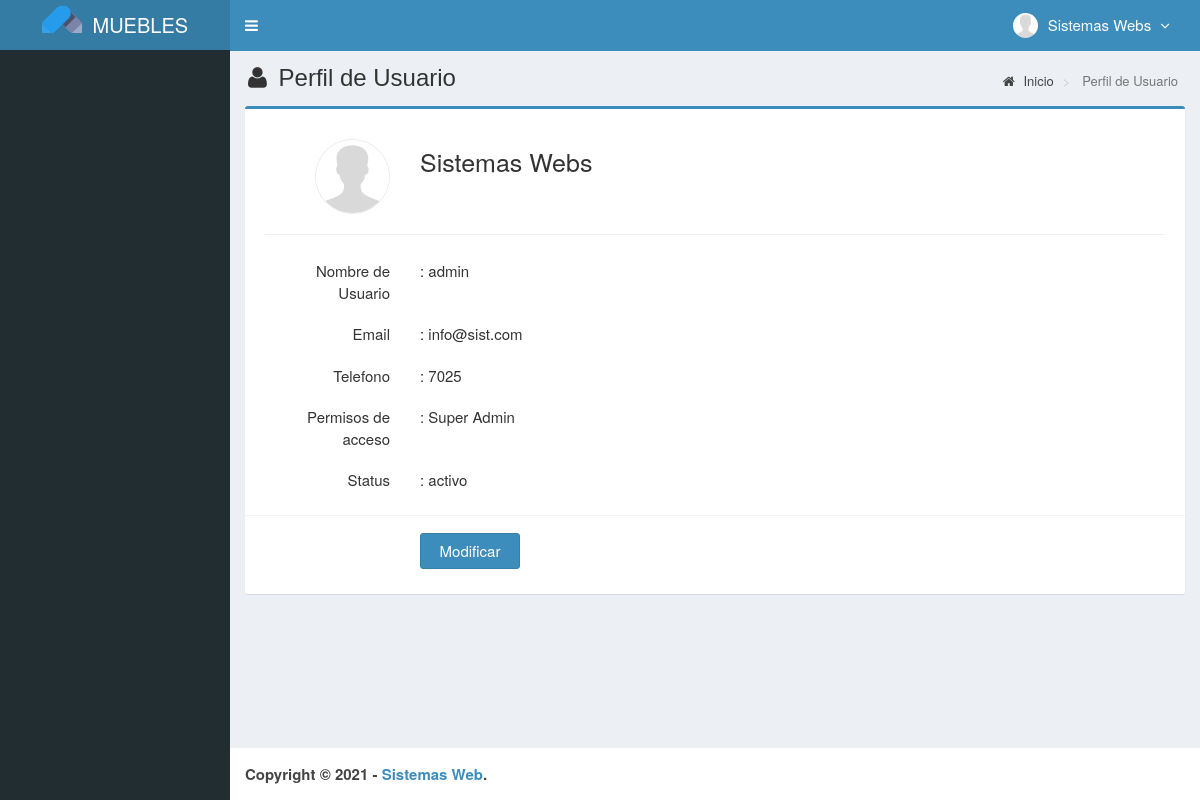
The app's page /main.php?module=profile (signed in), older data.
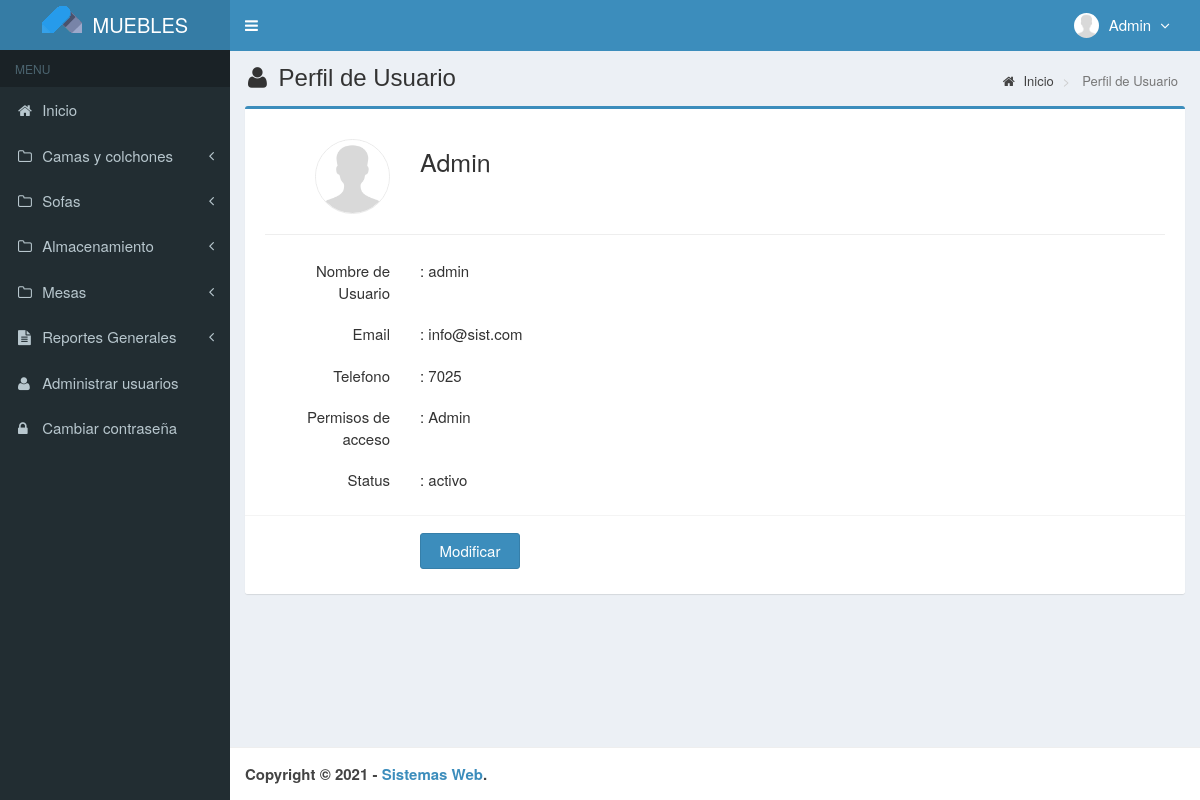
The same page, newer data.
### tables this page shows
CREATE TABLE `usuarios` (
  `id_user` int(3) NOT NULL,
  `username` varchar(50) NOT NULL,
  `name_user` varchar(50) NOT NULL,
  `password` varchar(50) NOT NULL,
  `email` varchar(50) DEFAULT NULL,
  `telefono` varchar(13) DEFAULT NULL,
  `foto` varchar(100) DEFAULT NULL,
  `permisos_acceso` enum('Admin','Empleado') NOT NULL,
  `status` enum('activo','bloqueado') NOT NULL DEFAULT 'activo',
  `created_at` timestamp NOT NULL DEFAULT current_timestamp(),
  `updated_at` timestamp NOT NULL DEFAULT current_timestamp() ON UPDATE current_timestamp()
);

### modules/profile/view.php (the view, shortened to what the changed rows need)
<?php
if (isset($_SESSION['id_user'])) {
  $query = mysqli_query($mysqli, "SELECT * FROM usuarios WHERE id_user='$_SESSION[id_user]'")
                                  or die('error: '.mysqli_error($mysqli));
  $data  = mysqli_fetch_assoc($query);
}
?>
<section class="content-header">
  <h1>
    <i class="fa fa-user icon-title"></i> Perfil de Usuario
  </h1>
  <ol class="breadcrumb">
    <li><a href="?module=start"><i class="fa fa-home"></i> Inicio</a></li>
    <li class="active"> Perfil de Usuario</li>
  </ol>
</section>
<section class="content">
  <div class="row">
    <div class="col-md-12">
      <div class="box box-primary">
        <form role="form" class="form-horizontal" method="POST" action="?module=form_profile" enctype="multipart/form-data">
          <div class="box-body">
            <div class="form-group">
              <label class="col-sm-2 control-label">
              <?php
              if ($data['foto']=="") { ?>
                <img style="border:1px solid #eaeaea;border-radius:50px;" src="images/user/user-default.png" width="75">
              <?php
              }
              else { ?>
                <img style="border:1px solid #eaeaea;border-radius:50px;" src="images/user/<?php echo $data['foto']; ?>" width="75">
              <?php
              }
              ?>
              </label>
              <label style="font-size:25px;margin-top:10px;" class="col-sm-8"><?php echo $data['name_user']; ?></label>
            </div>
            <hr>
            <div class="form-group">
              <label class="col-sm-2 control-label">Nombre de Usuario</label>
              <label style="text-align:left" class="col-sm-8 control-label">: <?php echo $data['username']; ?></label>
            </div>
            <div class="form-group">
              <label class="col-sm-2 control-label">Email</label>
              <label style="text-align:left" class="col-sm-8 control-label">: <?php echo $data['email']; ?></label>
            </div>
            <div class="form-group">
              <label class="col-sm-2 control-label">Telefono</label>
              <label style="text-align:left" class="col-sm-8 control-label">: <?php echo $data['telefono']; ?></label>
            </div>
            <div class="form-group">
              <label class="col-sm-2 control-label">Permisos de acceso</label>
              <label style="text-align:left" class="col-sm-8 control-label">: <?php echo $data['permisos_acceso']; ?></label>
            </div>
            <div class="form-group">
              <label class="col-sm-2 control-label">Status</label>
              <label style="text-align:left" class="col-sm-8 control-label">: <?php echo $data['status']; ?></label>
            </div>
          </div>
          <div class="box-footer">
            <div class="form-group">
              <div class="col-sm-offset-2 col-sm-10">
                <input type="submit" class="btn btn-primary btn-submit" name="Modificar" value="Modificar">
              </div>
            </div>
          </div>
        </form>
      </div>
    </div>
  </div>
</section><!-- /.content

### main.php (shortened to what the changed rows need)
<!DOCTYPE html>
<html>
  <head>
    <link href="assets/css/bootstrap.min.css" rel="stylesheet" type="text/css" />
    <link href="assets/plugins/font-awesome-4.6.3/css/font-awesome.min.css" rel="stylesheet" type="text/css" />
    <link href="assets/plugins/datatables/dataTables.bootstrap.css" rel="stylesheet" type="text/css" />
    <link href="assets/plugins/datepicker/datepicker.min.css" rel="stylesheet" type="text/css" />
    <link rel="stylesheet" type="text/css" href="assets/plugins/chosen/css/chosen.min.css" />
    <link href="assets/css/AdminLTE.min.css" rel="stylesheet" type="text/css" />
    <link href="assets/css/skins/skin-blue.min.css" rel="stylesheet" type="text/css" />
    <link href="assets/plugins/datepicker/datepicker3.css" rel="stylesheet" type="text/css" />
    <link href="assets/css/style.css" rel="stylesheet" type="text/css" />
  </head>
  <body class="skin-blue fixed">
    <div class="wrapper">
      <header class="main-header">
        <a href="?module=beranda" class="logo">
        </a>
        <nav class="navbar navbar-static-top" role="navigation">
          <div class="navbar-custom-menu">
            <ul class="nav navbar-nav">
              <?php include "top-menu.php" ?>
            </ul>
          </div>
        </nav>
      </header>
      <aside class="main-sidebar">
        <section class="sidebar">
            <?php include "sidebar-menu.php" ?>
        </section>
      </aside>
      <div class="content-wrapper">
        <?php include "content.php" ?>
      </div>
      <footer class="main-footer">
        <strong>Copyright &copy; <?php echo date('Y');?> - <a href="http://obedalvarado.pw/" target="_blank">Sistemas Web</a>.</strong>
      </footer>
    </div>
  </body>
</html>

### top-menu.php (shortened to what the changed rows need)
<?php
require_once "config/database.php";
$query = mysqli_query($mysqli, "SELECT id_user, name_user, foto, permisos_acceso FROM usuarios WHERE id_user='$_SESSION[id_user]'")
                                or die('error: '.mysqli_error($mysqli));
$data = mysqli_fetch_assoc($query);
?>
<li class="dropdown user user-menu">
  <a href="#" class="dropdown-toggle" data-toggle="dropdown">
  <?php
  if ($data['foto']=="") { ?>
    <img src="images/user/user-default.png" class="user-image" alt="User Image"/>
  <?php
  }
  else { ?>
    <img src="images/user/<?php echo $data['foto']; ?>" class="user-image" alt="User Image"/>
  <?php
  }
  ?>
    <span class="hidden-xs"><?php echo $data['name_user']; ?> <i style="margin-left:5px" class="fa fa-angle-down"></i></span>
  </a>
</li>

### sidebar-menu.php (shortened to what the changed rows need)
<?php
if ($_SESSION['permisos_acceso']=='Admin') { ?>
    <ul class="sidebar-menu">
        <li class="header">MENU</li>
	<?php
	if ($_GET["module"]=="start") {
		$active_home="active";
	} else {
		$active_home="";
	}
  ?>
		<li class="<?php echo $active_home;?>">
			<a href="?module=start"><i class="fa fa-home"></i> Inicio </a>
	  	</li>
  <?php
  if ($_GET["module"]=="camas") { ?>
		<li class="active treeview">
          	<a href="javascript:void(0);">
            	<i class="fa fa-folder-o"></i> <span>Camas y colchones</span> <i class="fa fa-angle-left pull-right"></i>
          	</a>
      		<ul class="treeview-menu">
        		<li class="active"><a href="?module=camas"><i class="fa fa-circle"></i> Datos de Camas </a></li>
        		<li><a href="?module=camas_transaction"><i class="fa fa-circle-o"></i> Registro de Camas </a></li>
            <li><a href="?module=camas_stock_inventory"><i class="fa fa-circle-o"></i> Stock de Camas </a></li>
            <li><a href="?module=camas_stock_report"><i class="fa fa-circle-o"></i> Registro de Camas</a></li>
          </ul>
    	</li>
    <?php
	}
	else { ?>
		<li class="treeview">
          	<a href="javascript:void(0);">
            	<i class="fa fa-folder-o"></i> <span>Camas y colchones</span> <i class="fa fa-angle-left pull-right"></i>
          	</a>
    	</li>
    <?php
  }
  if ($_GET["module"]=="sofas") { ?>
		<li class="active treeview">
          	<a href="javascript:void(0);">
            	<i class="fa fa-folder-o"></i> <span>Sofas</span> <i class="fa fa-angle-left pull-right"></i>
          	</a>
      		<ul class="treeview-menu">
        		<li class="active"><a href="?module=sofas"><i class="fa fa-circle"></i> Datos de Sofas </a></li>
        		<li><a href="?module=sofas_transaction"><i class="fa fa-circle-o"></i> Registro de Sofas </a></li>
            <li><a href="?module=sofas_stock_inventory"><i class="fa fa-circle-o"></i> Stock de Sofas </a></li>
            <li><a href="?module=sofas_stock_report"><i class="fa fa-circle-o"></i> Registro de Sofas </a></li>
          </ul>
    	</li>
    <?php
	}
	else { ?>
		<li class="treeview">
          	<a href="javascript:void(0);">
            	<i class="fa fa-folder-o"></i> <span>Sofas</span> <i class="fa fa-angle-left pull-right"></i>
          	</a>
    	</li>
    <?php
  }
  if ($_GET["module"]=="almacenamiento") { ?>
		<li class="active treeview">
          	<a href="javascript:void(0);">
            	<i class="fa fa-folder-o"></i> <span>Almacenamiento</span> <i class="fa fa-angle-left pull-right"></i>
          	</a>
      		<ul class="treeview-menu">
        		<li class="active"><a href="?module=almacenamiento"><i class="fa fa-circle"></i> Datos de Almacenamiento </a></li>
        		<li><a href="?module=almacenamiento_transaction"><i class="fa fa-circle-o"></i> Registro de Almacenamiento </a></li>
            <li><a href="?module=almacenamiento_stock_inventory"><i class="fa fa-circle-o"></i> Stock de Almacenamiento </a></li>
            <li><a href="?module=almacenamiento_stock_report"><i class="fa fa-circle-o"></i> Registro de Almacenamiento </a></li>
          </ul>
    	</li>
    <?php
	}
	else { ?>
		<li class="treeview">
          	<a href="javascript:void(0);">
            	<i class="fa fa-folder-o"></i> <span>Almacenamiento</span> <i class="fa fa-angle-left pull-right"></i>
          	</a>
    	</li>
    <?php
  }
  if ($_GET["module"]=="mesas") { ?>
	<li class="active treeview">
		  <a href="javascript:void(0);">
			<i class="fa fa-folder-o"></i> <span>Mesas</span> <i class="fa fa-angle-left pull-right"></i>
		  </a>
		  <ul class="treeview-menu">
			<li class="active"><a href="?module=mesas"><i class="fa fa-circle"></i> Datos de Mesas </a></li>
			<li><a href="?module=mesas_transaction"><i class="fa fa-circle-o"></i> Registro de Mesas </a></li>
		<li><a href="?module=mesas_stock_inventory"><i class="fa fa-circle-o"></i> Stock de Mesas </a></li>
		<li><a href="?module=mesas_stock_report"><i class="fa fa-circle-o"></i> Registro de Mesas </a></li>
	  </ul>
	</li>
<?php
}
else { ?>
	<li class="treeview">
		  <a href="javascript:void(0);">
			<i class="fa fa-folder-o"></i> <span>Mesas</span> <i class="fa fa-angle-left pull-right"></i>
		  </a>
	</li>
<?php
}
	if ($_GET["module"]=="general_stock_inventory") { ?>
		<li class="active treeview">
          	<a href="javascript:void(0);">
            	<i class="fa fa-file-text"></i> <span>Reportes Generales</span> <i class="fa fa-angle-left pull-right"></i>
          	</a>
      		<ul class="treeview-menu">
        		<li class="active"><a href="?module=general_stock_inventory"><i class="fa fa-circle"></i> Stock General </a></li>
        		<li><a href="?module=general_stock_report"><i class="fa fa-circle-o"></i> Registro General </a></li>
      		</ul>
    	</li>
    <?php
	}
	else { ?>
		<li class="treeview">
          	<a href="javascript:void(0);">
            	<i class="fa fa-file-text"></i> <span>Reportes Generales</span> <i class="fa fa-angle-left pull-right"></i>
          	</a>
    	</li>
    <?php
	}
	if ($_GET["module"]=="user" || $_GET["module"]=="form_user") { ?>
		<li class="active">
			<a href="?module=user"><i class="fa fa-user"></i> Administrar usuarios</a>
	  	</li>
	<?php
	}
	else { ?>
		<li>
			<a href="?module=user"><i class="fa fa-user"></i> Administrar usuarios</a>
	  	</li>
	<?php
	}
	if ($_GET["module"]=="password") { ?>
		<li class="active">
			<a href="?module=password"><i class="fa fa-lock"></i> Cambiar contraseña</a>
		</li>
	<?php
	}
	else { ?>
		<li>
			<a href="?module=password"><i class="fa fa-lock"></i> Cambiar contraseña</a>
		</li>
	<?php
	}
	?>
	</ul>
<?php
}

Row changes from the older to the newer data that the page shows:
changed usuarios "admin": name_user "Sistemas Webs" → "Admin"; permisos_acceso "Super Admin" → "Admin"
Text that changed along with them:
text now shown: "MENU Inicio Camas y colchones Sofas Almacenamiento Mesas Reportes Generales Administrar usuarios Cambiar contraseña"
